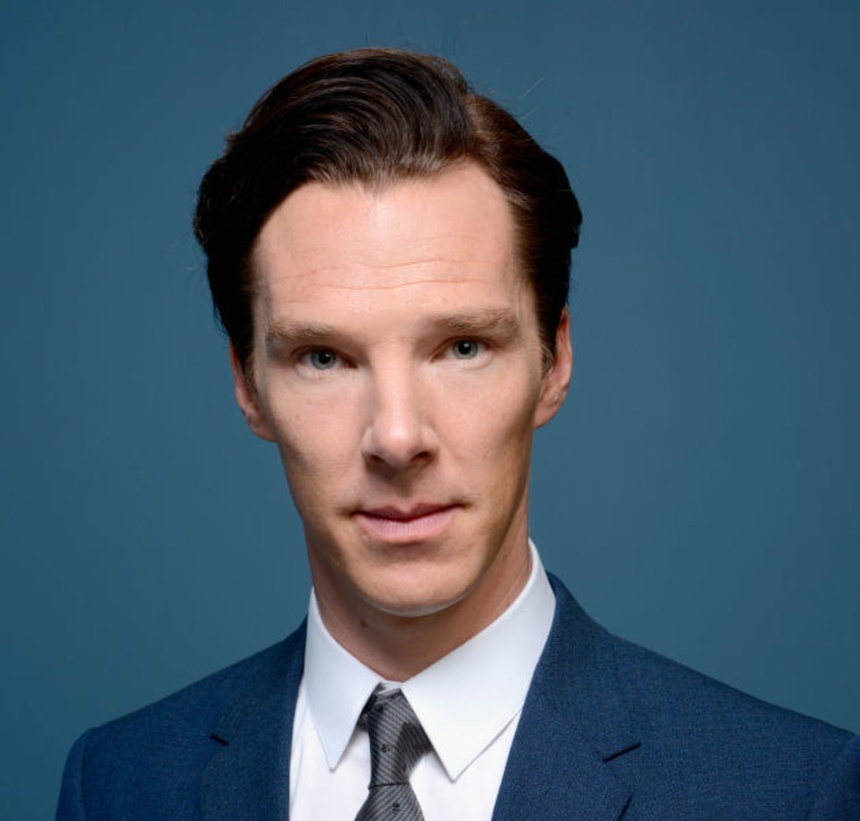
#> input picture benedict_cumberbatchjpg.jpg, 860 x 821 px, shrunk from 1200 x 1145 before the run
$ python dumpfile.py
#> lines starting #> are read from the running program, lines starting #| are printed output that depends on the picture
import cv2
import numpy
fobject=cv2.CascadeClassifier("bello.xml")
recon=cv2.face.LBPHFaceRecognizer_create()
img=cv2.imread("benedict_cumberbatchjpg.jpg",0)
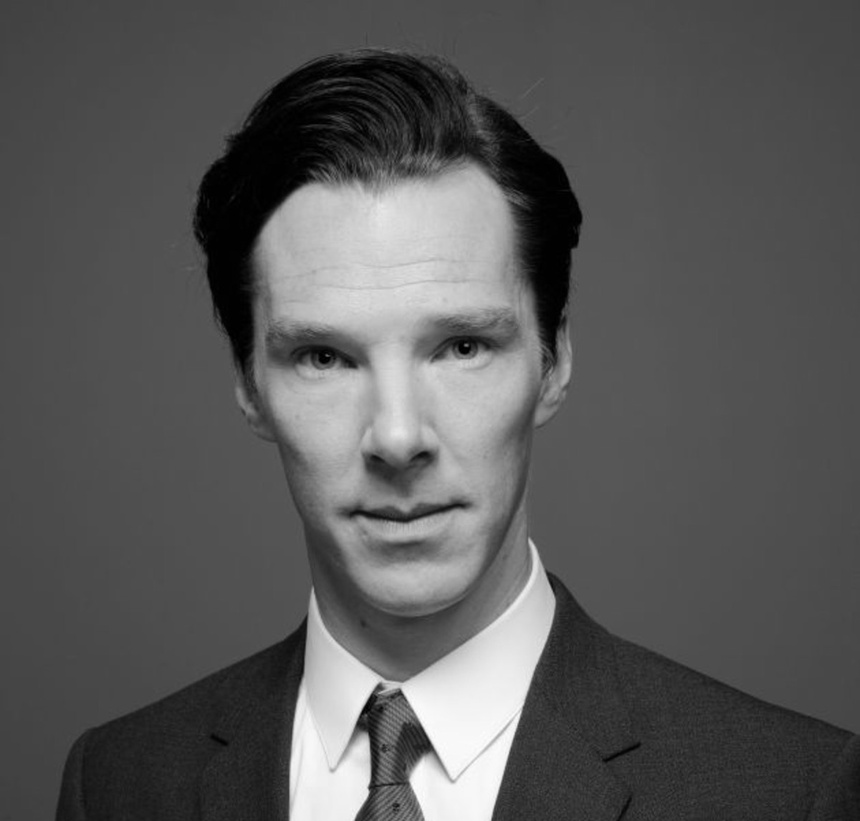
#> img: shape (821, 860); min 0, max 254, mean 88.4
#img=cv2.cvtColor(img,cv2.COLOR_BGR2GRAY)
img=numpy.array(img,"uint8")
print(type(img))
#| <class 'numpy.ndarray'>
#cv2.imshow("",img)
#cv2.waitKey(0)
totalroi=[]
label=[]
facesd=fobject.detectMultiScale(img,scaleFactor=1.3,minNeighbors=5)
#> facesd = [[211, 205, 377, 377]]
for x,y,w,h in facesd:
        roi=img[y:y+h,x:x+w]
        totalroi.append(roi)
        label.append(0)
#> this loop made 1 pass
#> pass 1, `roi=img[y:y+h,x:x+w]`:
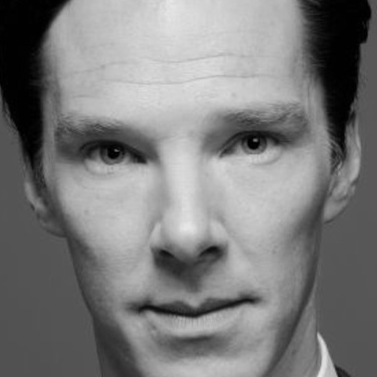
#> roi: shape (377, 377); min 0, max 233, mean 124.2
#> after the loop, label = [0]; totalroi = 1 item

recon.train(totalroi,numpy.array(label))
recon.save("Train.yml")
